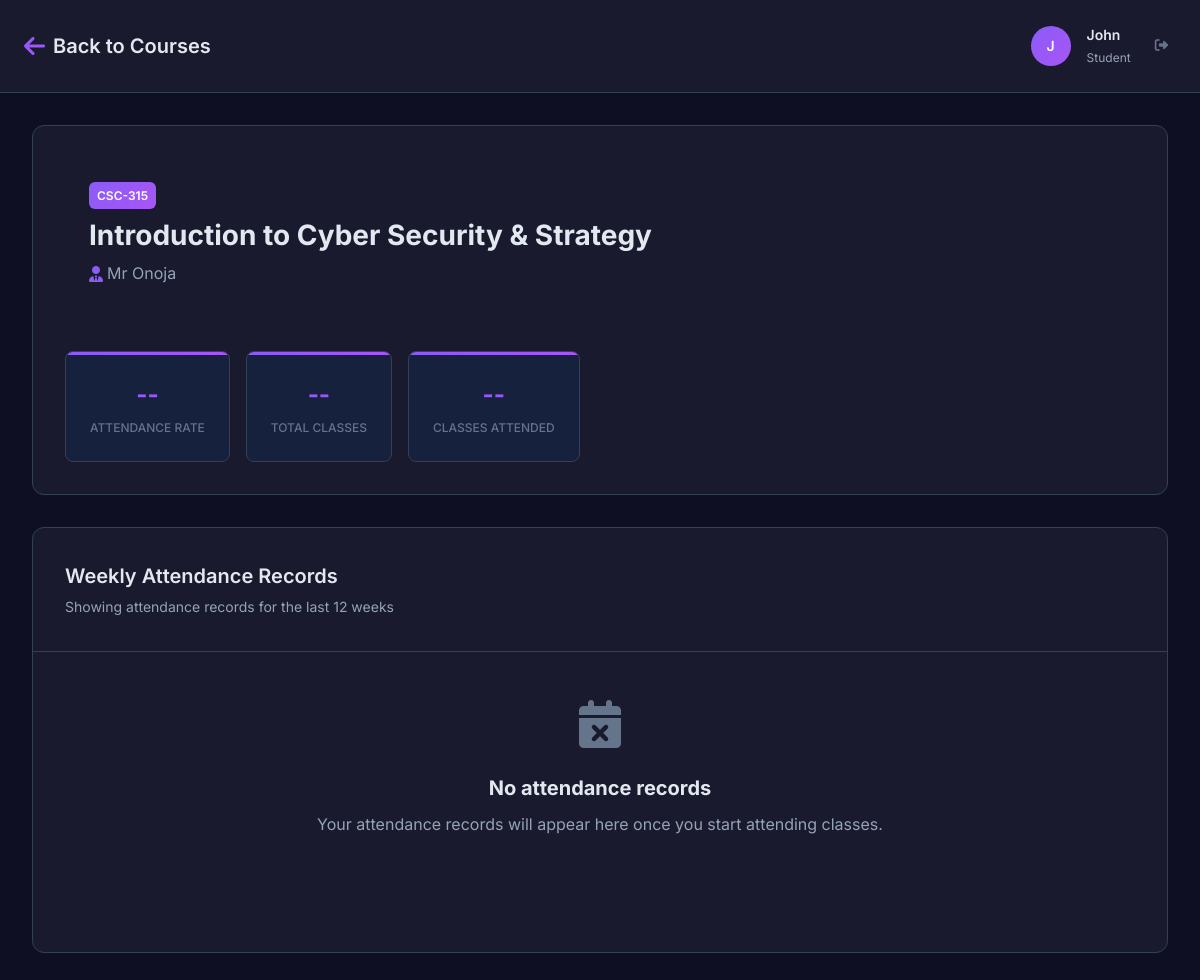
Page /course/4 (signed in) on the committed database.
### models.py (models this page shows, shortened)
class User(db.Model):
    id = db.Column(db.Integer, primary_key=True)
    full_name = db.Column(db.String(100), nullable=False)
    matric_number = db.Column(db.String(20), unique=True, nullable=False)
    password = db.Column(db.String(255), nullable=False)
    role = db.Column(db.String(20), nullable=False, default='student')  # 'student' or 'admin'
    profile_picture = db.Column(db.String(255), default='default-avatar.png')
    created_at = db.Column(db.DateTime, default=datetime.utcnow)
    enrollments = db.relationship('Enrollment', backref='user', lazy=True, cascade='all, delete-orphan')
    attendance_records = db.relationship('AttendanceRecord', backref='user', lazy=True, cascade='all, delete-orphan')
    announcements = db.relationship('Announcement', backref='author', lazy=True)
    notification_reads = db.relationship('AnnouncementRead', backref='user', lazy=True, cascade='all, delete-orphan')

class Course(db.Model):
    id = db.Column(db.Integer, primary_key=True)
    course_code = db.Column(db.String(10), unique=True, nullable=False)
    course_title = db.Column(db.String(200), nullable=False)
    lecturer_name = db.Column(db.String(100), nullable=False)
    description = db.Column(db.Text)
    join_code = db.Column(db.String(10), unique=True, nullable=False)
    cover_image = db.Column(db.String(255), default='default-course.jpg')
    created_at = db.Column(db.DateTime, default=datetime.utcnow)
    enrollments = db.relationship('Enrollment', backref='course', lazy=True, cascade='all, delete-orphan')
    class_sessions = db.relationship('ClassSession', backref='course', lazy=True, cascade='all, delete-orphan')
    attendance_records = db.relationship('AttendanceRecord', backref='course', lazy=True, cascade='all, delete-orphan')

### app.py (the view)
@app.route("/course/<int:course_id>")
@login_required
def course_detail(course_id):
    user = User.query.get(session["user_id"])
    enrollment = Enrollment.query.filter_by(
        user_id=user.id, course_id=course_id
    ).first_or_404()
    course = Course.query.get_or_404(course_id)
    return render_template(
        "student/course_detail.html", user=user, course=course, enrollment=enrollment
    )

### app.py (called while the page is built)
def login_required(f):
    @wraps(f)
    def decorated_function(*args, **kwargs):
        if "user_id" not in session:
            return redirect(url_for("login"))
        return f(*args, **kwargs)
    return decorated_function

### templates/student/course_detail.html (shortened to what this page needs)
{% extends "base.html" %}
{% block content %}
<div class="app-layout">
    <div class="app-header">
        <div class="header-content">
            <div class="header-left">
                <a href="{{ url_for('courses') }}" class="header-logo">
                    <i class="fas fa-arrow-left"></i>
                    <span>Back to Courses</span>
                </a>
            </div>
            <div class="header-user">
                <div class="user-avatar">
                    {{ user.full_name.split()[0][0] }}{{ user.full_name.split()[1][0] if user.full_name.split()|length > 1 else '' }}
                </div>
                <div class="user-info">
                    <h3>{{ user.full_name }}</h3>
                    <p>Student</p>
                </div>
                <button class="logout-btn" onclick="window.location.href='{{ url_for('logout') }}'">
                    <i class="fas fa-sign-out-alt"></i>
                </button>
            </div>
        </div>
    </div>
    <div class="main-content">
        <div class="course-header">
            <div class="course-info">
                <div class="course-badge">{{ course.course_code }}</div>
                <h1 class="course-title">{{ course.course_title }}</h1>
                <p class="course-lecturer">
                    <i class="fas fa-user-tie"></i>
                    {{ course.lecturer_name }}
                </p>
            </div>
            <div class="course-stats">
                <div class="stat-card">
                    <div class="stat-value" id="attendance-percentage">--</div>
                    <div class="stat-label">Attendance Rate</div>
                </div>
                <div class="stat-card">
                    <div class="stat-value" id="total-classes">--</div>
                    <div class="stat-label">Total Classes</div>
                </div>
                <div class="stat-card">
                    <div class="stat-value" id="attended-classes">--</div>
                    <div class="stat-label">Classes Attended</div>
                </div>
            </div>
        </div>
        <div class="attendance-section">
            <div class="section-header">
                <h2>Weekly Attendance Records</h2>
                <p>Showing attendance records for the last 12 weeks</p>
            </div>
            <div class="table-container">
                <div class="empty-state" id="empty-state" style="display: none;">
                    <i class="fas fa-calendar-times"></i>
                    <h3>No attendance records</h3>
                    <p>Your attendance records will appear here once you start attending classes.</p>
                </div>
            </div>
        </div>
    </div>
</div>
{% endblock %}

### static/css/style.css (style rules this page uses)
* { margin: 0; padding: 0; box-sizing: border-box; }
:root { --bg-primary: #0f0f23; --bg-secondary: #1a1a2e; --bg-tertiary: #16213e; --bg-card: #0e3460; --bg-hover: #1e3a8a; --text-primary: #e2e8f0; --text-secondary: #94a3b8; --text-muted: #64748b; --accent-primary: #8b5cf6; --accent-secondary: #a855f7; --accent-gradient: linear-gradient(135deg, #8b5cf6, #a855f7); --border-color: #334155; --border-light: #475569; --success: #10b981; --warning: #f59e0b; --error: #ef4444; --info: #3b82f6; --shadow-sm: 0 1px 2px 0 rgba(0, 0, 0, 0.3); --shadow-md: 0 4px 6px -1px rgba(0, 0, 0, 0.4); --shadow-lg: 0 10px 15px -3px rgba(0, 0, 0, 0.5); --shadow-xl: 0 20px 25px -5px rgba(0, 0, 0, 0.6); --radius-sm: 0.375rem; --radius-md: 0.5rem; --radius-lg: 0.75rem; --radius-xl: 1rem; --spacing-xs: 0.25rem; --spacing-sm: 0.5rem; --spacing-md: 1rem; --spacing-lg: 1.5rem; --spacing-xl: 2rem; --spacing-2xl: 3rem; --font-family: 'Inter', -apple-system, BlinkMacSystemFont, 'Segoe UI', Roboto, sans-serif; }
html { scroll-behavior: smooth; font-size: 16px; }
body { font-family: var(--font-family); background: var(--bg-primary); color: var(--text-primary); line-height: 1.6; font-weight: 400; overflow-x: hidden; }
.app-layout { min-height: 100vh; background: var(--bg-primary); }
.app-header { background: var(--bg-secondary); border-bottom: 1px solid var(--border-color); padding: var(--spacing-lg); position: sticky; top: 0; z-index: 100; backdrop-filter: blur(20px); }
.header-content { max-width: 1200px; margin: 0 auto; display: flex; align-items: center; justify-content: space-between; }
.header-left { display: flex; align-items: center; gap: var(--spacing-md); }
.header-logo { display: flex; align-items: center; gap: var(--spacing-sm); text-decoration: none; color: var(--text-primary); }
.header-logo i { font-size: 1.5rem; background: var(--accent-gradient); background-clip: text; -webkit-background-clip: text; -webkit-text-fill-color: transparent; }
.header-logo span { font-size: 1.25rem; font-weight: 600; }
.header-user { display: flex; align-items: center; gap: var(--spacing-md); }
.user-avatar { width: 40px; height: 40px; border-radius: 50%; background: var(--accent-gradient); display: flex; align-items: center; justify-content: center; color: white; font-weight: 600; font-size: 0.875rem; }
.user-info { display: none; }
.user-info h3 { font-size: 0.875rem; font-weight: 600; color: var(--text-primary); margin-bottom: 2px; }
.user-info p { font-size: 0.75rem; color: var(--text-secondary); }
.logout-btn { background: none; border: none; color: var(--text-muted); cursor: pointer; padding: var(--spacing-sm); border-radius: var(--radius-md); transition: all 0.2s ease; }
.main-content { max-width: 1200px; margin: 0 auto; padding: var(--spacing-xl); }
.stat-card { background: var(--bg-secondary); border: 1px solid var(--border-color); border-radius: var(--radius-lg); padding: var(--spacing-xl); text-align: center; position: relative; overflow: hidden; transition: all 0.3s ease; }
.stat-card:before { content: ''; position: absolute; top: 0; left: 0; right: 0; height: 3px; background: var(--accent-gradient); }
.stat-value { font-size: 2.5rem; font-weight: 700; color: var(--text-primary); margin-bottom: var(--spacing-xs); background: var(--accent-gradient); background-clip: text; -webkit-background-clip: text; -webkit-text-fill-color: transparent; }
.stat-label { color: var(--text-secondary); font-size: 0.875rem; font-weight: 500; }
.course-info { padding: var(--spacing-lg); }
.course-title { font-size: 1.125rem; font-weight: 600; color: var(--text-primary); margin-bottom: var(--spacing-sm); line-height: 1.4; }
.course-lecturer { color: var(--text-secondary); font-size: 0.875rem; margin-bottom: var(--spacing-md); }
.course-stats { display: flex; justify-content: space-between; align-items: center; }
@media (min-width: 768px) { .user-info { display: block; } }
@media (min-width: 768px) { .main-content { padding-bottom: var(--spacing-xl); } }
.animate-fade-in { animation: fadeIn 0.6s ease forwards; }

### rows in the picture
User: full_name "J", full_name "John"
Course: course_code "CSC-315", course_title "Introduction to Cyber Security & Strategy", lecturer_name "Mr Onoja"
